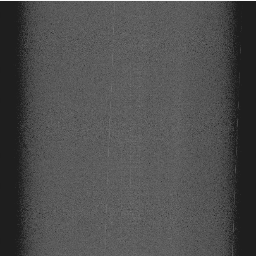
#> input picture data/train/processed/signal/waterfall_10422200_2024-10-19T12-23-59.png, 256 x 256 px; its folder holds only this picture in this run
$ python predict.py ../data/train/processed/signal/waterfall_10422200_2024-10-19T12-23-59.png
#> lines starting #> are read from the running program, lines starting #| are printed output that depends on the picture
#> in load_raw, image is the input picture: shape (256, 256, 3); min 29, max 248, mean 77.9
### src/utils/preprocess.py
import cv2
import os


def modify_image(image, crop_coords=(67, 11, 686, 1550), target_size=(256, 256)):
#> called with crop_coords = (67, 11, 686, 1550), target_size = (256, 256)
    x1, y1, x2, y2 = crop_coords
    modified_image = image[y1:y2, x1:x2]  # Crop
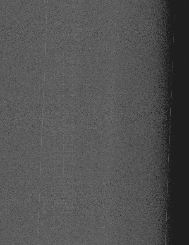
#> modified_image: shape (245, 189, 3); min 29, max 121, mean 81.8
    modified_image = cv2.resize(modified_image, target_size) # Resize
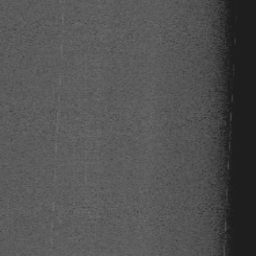
#> modified_image: shape (256, 256, 3); min 29, max 116, mean 81.7
    modified_image = cv2.cvtColor(modified_image, cv2.COLOR_BGR2GRAY) # Gray
#> modified_image: shape (256, 256)
    return modified_image


# [23 lines left out: functions process_image, preprocess_dataset, not called in this run]


# [5 lines that do not run on import are left out]

### src/predict.py
import cv2, joblib, argparse
from termcolor import cprint
from utils.preprocess import modify_image


def load_raw(image_path):
    image = cv2.imread(image_path)
    if image is None:
        return False
    return modify_image(image).flatten()


def predict(flattened_image, model_path):
#> (the run stopped early here; a loop or call above may not have finished)

$ run again, on data/train/processed/signal/waterfall_10882310_2025-01-06T09-22-02.png
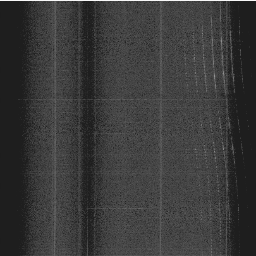
#> input picture data/train/processed/signal/waterfall_10882310_2025-01-06T09-22-02.png, 256 x 256 px
#> in load_raw, image is the input picture: shape (256, 256, 3); min 29, max 248, mean 57.8
#> in modify_image, `modified_image = image[y1:y2, x1:x2]`:
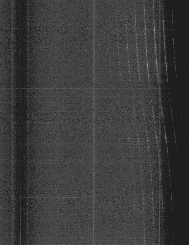
#> modified_image: shape (245, 189, 3); min 29, max 148, mean 59.6
#> in modify_image, `modified_image = cv2.resize(modified_image, target_size)`:
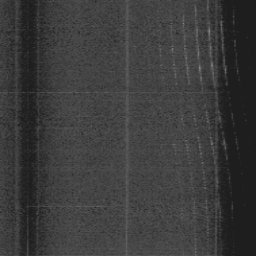
#> modified_image: shape (256, 256, 3); min 29, max 133, mean 59.5

$ run again, on data/train/processed/signal/waterfall_10940349_2025-01-18T18-43-28.png
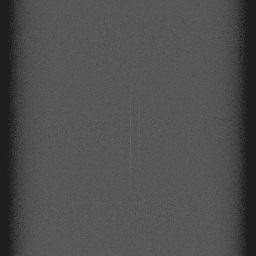
#> input picture data/train/processed/signal/waterfall_10940349_2025-01-18T18-43-28.png, 256 x 256 px
#> in load_raw, image is the input picture: shape (256, 256, 3); min 29, max 103, mean 79.3
#> in modify_image, `modified_image = image[y1:y2, x1:x2]`:
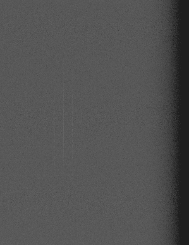
#> modified_image: shape (245, 189, 3); min 29, max 103, mean 82.1
#> in modify_image, `modified_image = cv2.resize(modified_image, target_size)`:
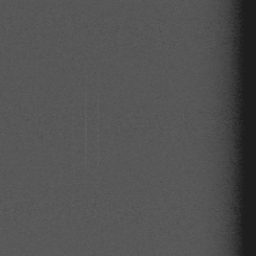
#> modified_image: shape (256, 256, 3); min 29, max 99, mean 82
